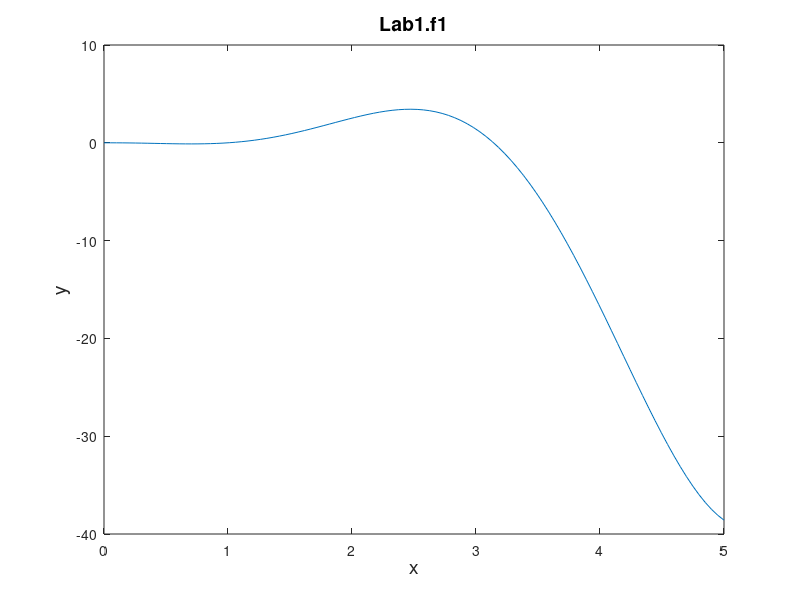

The MATLAB source for this figure:
clear;
a=0.00001;
b=5;
N=100;
x=linspace(a,b,N);
y = (x.^2).*sin(x).*log(x);
plot(x,y);
xlabel('x','fontsize',14);
ylabel('y','fontsize',14);
title('Lab1.f1','fontsize',14);
